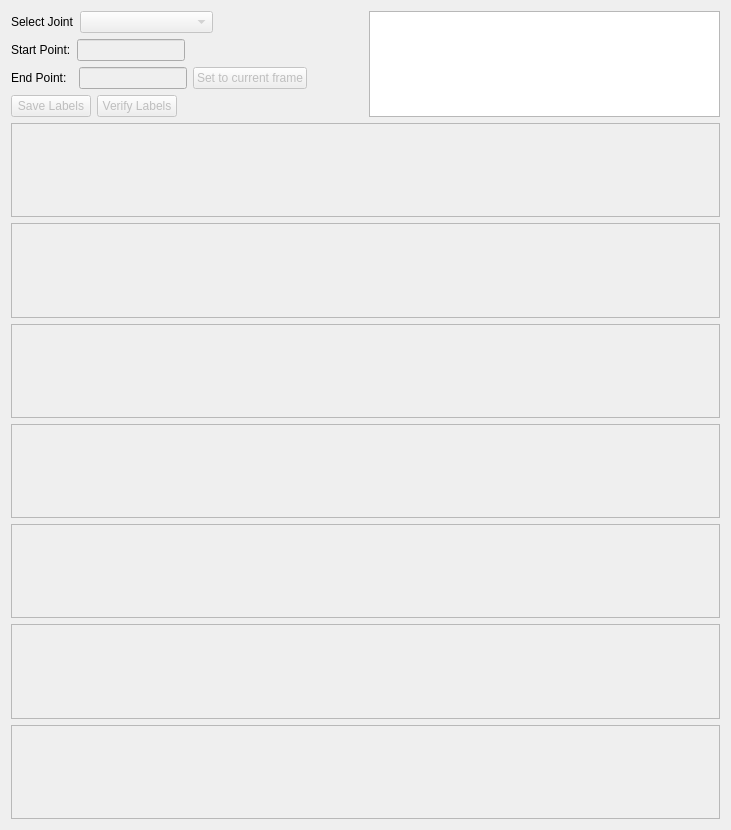
<?xml version="1.0" encoding="UTF-8"?>
<ui version="4.0">
 <class>ManualAnnotationMode</class>
 <widget class="QWidget" name="ManualAnnotationMode">
  <property name="geometry">
   <rect>
    <x>0</x>
    <y>0</y>
    <width>731</width>
    <height>830</height>
   </rect>
  </property>
  <property name="windowTitle">
   <string>Manual Annotation Mode</string>
  </property>
  <layout class="QVBoxLayout" name="verticalLayout">
   <item>
    <layout class="QGridLayout" name="gridLayout">
     <item row="0" column="0">
      <layout class="QHBoxLayout" name="horizontalLayout_3">
       <item>
        <widget class="QLabel" name="selectJointLabel">
         <property name="sizePolicy">
          <sizepolicy hsizetype="Fixed" vsizetype="Preferred">
           <horstretch>0</horstretch>
           <verstretch>0</verstretch>
          </sizepolicy>
         </property>
         <property name="text">
          <string>Select Joint</string>
         </property>
        </widget>
       </item>
       <item>
        <widget class="QComboBox" name="jointSelectionBox">
         <property name="enabled">
          <bool>false</bool>
         </property>
         <property name="sizePolicy">
          <sizepolicy hsizetype="Fixed" vsizetype="Fixed">
           <horstretch>0</horstretch>
           <verstretch>0</verstretch>
          </sizepolicy>
         </property>
         <property name="minimumSize">
          <size>
           <width>133</width>
           <height>0</height>
          </size>
         </property>
        </widget>
       </item>
       <item>
        <spacer name="horizontalSpacer_2">
         <property name="orientation">
          <enum>Qt::Horizontal</enum>
         </property>
         <property name="sizeType">
          <enum>QSizePolicy::MinimumExpanding</enum>
         </property>
         <property name="sizeHint" stdset="0">
          <size>
           <width>40</width>
           <height>20</height>
          </size>
         </property>
        </spacer>
       </item>
      </layout>
     </item>
     <item row="1" column="0">
      <layout class="QHBoxLayout" name="horizontalLayout_4">
       <item>
        <widget class="QLabel" name="startPointLabel">
         <property name="sizePolicy">
          <sizepolicy hsizetype="Fixed" vsizetype="Preferred">
           <horstretch>0</horstretch>
           <verstretch>0</verstretch>
          </sizepolicy>
         </property>
         <property name="text">
          <string>Start Point:</string>
         </property>
        </widget>
       </item>
       <item>
        <widget class="QLineEdit" name="startLineEdit">
         <property name="enabled">
          <bool>false</bool>
         </property>
         <property name="sizePolicy">
          <sizepolicy hsizetype="Fixed" vsizetype="Fixed">
           <horstretch>0</horstretch>
           <verstretch>0</verstretch>
          </sizepolicy>
         </property>
        </widget>
       </item>
       <item>
        <spacer name="horizontalSpacer_3">
         <property name="orientation">
          <enum>Qt::Horizontal</enum>
         </property>
         <property name="sizeType">
          <enum>QSizePolicy::MinimumExpanding</enum>
         </property>
         <property name="sizeHint" stdset="0">
          <size>
           <width>40</width>
           <height>20</height>
          </size>
         </property>
        </spacer>
       </item>
      </layout>
     </item>
     <item row="3" column="0">
      <layout class="QHBoxLayout" name="horizontalLayout_6">
       <item>
        <widget class="QPushButton" name="saveLabelsButton">
         <property name="enabled">
          <bool>false</bool>
         </property>
         <property name="sizePolicy">
          <sizepolicy hsizetype="Fixed" vsizetype="Fixed">
           <horstretch>0</horstretch>
           <verstretch>0</verstretch>
          </sizepolicy>
         </property>
         <property name="text">
          <string>Save Labels</string>
         </property>
        </widget>
       </item>
       <item>
        <widget class="QPushButton" name="verifyLabelsButton">
         <property name="enabled">
          <bool>false</bool>
         </property>
         <property name="sizePolicy">
          <sizepolicy hsizetype="Fixed" vsizetype="Fixed">
           <horstretch>0</horstretch>
           <verstretch>0</verstretch>
          </sizepolicy>
         </property>
         <property name="text">
          <string>Verify Labels</string>
         </property>
        </widget>
       </item>
       <item>
        <spacer name="horizontalSpacer_6">
         <property name="orientation">
          <enum>Qt::Horizontal</enum>
         </property>
         <property name="sizeType">
          <enum>QSizePolicy::MinimumExpanding</enum>
         </property>
         <property name="sizeHint" stdset="0">
          <size>
           <width>40</width>
           <height>20</height>
          </size>
         </property>
        </spacer>
       </item>
      </layout>
     </item>
     <item row="2" column="0">
      <layout class="QHBoxLayout" name="horizontalLayout_5">
       <item>
        <widget class="QLabel" name="endPointLabel">
         <property name="sizePolicy">
          <sizepolicy hsizetype="Fixed" vsizetype="Preferred">
           <horstretch>0</horstretch>
           <verstretch>0</verstretch>
          </sizepolicy>
         </property>
         <property name="text">
          <string>End Point:  </string>
         </property>
        </widget>
       </item>
       <item>
        <widget class="QLineEdit" name="endLineEdit">
         <property name="enabled">
          <bool>false</bool>
         </property>
         <property name="sizePolicy">
          <sizepolicy hsizetype="Fixed" vsizetype="Fixed">
           <horstretch>0</horstretch>
           <verstretch>0</verstretch>
          </sizepolicy>
         </property>
        </widget>
       </item>
       <item>
        <widget class="QPushButton" name="setCurrentFrameButton">
         <property name="enabled">
          <bool>false</bool>
         </property>
         <property name="text">
          <string>Set to current frame</string>
         </property>
        </widget>
       </item>
       <item>
        <spacer name="horizontalSpacer_4">
         <property name="orientation">
          <enum>Qt::Horizontal</enum>
         </property>
         <property name="sizeType">
          <enum>QSizePolicy::MinimumExpanding</enum>
         </property>
         <property name="sizeHint" stdset="0">
          <size>
           <width>5</width>
           <height>20</height>
          </size>
         </property>
        </spacer>
       </item>
      </layout>
     </item>
     <item row="0" column="1" rowspan="4">
      <widget class="QTextEdit" name="ma_statusWindow">
       <property name="enabled">
        <bool>true</bool>
       </property>
       <property name="sizePolicy">
        <sizepolicy hsizetype="Expanding" vsizetype="Expanding">
         <horstretch>0</horstretch>
         <verstretch>0</verstretch>
        </sizepolicy>
       </property>
       <property name="undoRedoEnabled">
        <bool>false</bool>
       </property>
       <property name="readOnly">
        <bool>true</bool>
       </property>
       <property name="acceptRichText">
        <bool>true</bool>
       </property>
       <property name="textInteractionFlags">
        <set>Qt::NoTextInteraction</set>
       </property>
      </widget>
     </item>
    </layout>
   </item>
   <item>
    <widget class="PlotWidget" name="classGraph">
     <property name="enabled">
      <bool>false</bool>
     </property>
     <property name="minimumSize">
      <size>
       <width>600</width>
       <height>80</height>
      </size>
     </property>
     <property name="maximumSize">
      <size>
       <width>16777215</width>
       <height>16777215</height>
      </size>
     </property>
    </widget>
   </item>
   <item>
    <widget class="PlotWidget" name="jointGraphRX">
     <property name="enabled">
      <bool>false</bool>
     </property>
     <property name="minimumSize">
      <size>
       <width>0</width>
       <height>80</height>
      </size>
     </property>
     <property name="maximumSize">
      <size>
       <width>16777215</width>
       <height>16777215</height>
      </size>
     </property>
    </widget>
   </item>
   <item>
    <widget class="PlotWidget" name="jointGraphRY">
     <property name="enabled">
      <bool>false</bool>
     </property>
     <property name="minimumSize">
      <size>
       <width>0</width>
       <height>80</height>
      </size>
     </property>
     <property name="maximumSize">
      <size>
       <width>16777215</width>
       <height>16777215</height>
      </size>
     </property>
    </widget>
   </item>
   <item>
    <widget class="PlotWidget" name="jointGraphRZ">
     <property name="enabled">
      <bool>false</bool>
     </property>
     <property name="minimumSize">
      <size>
       <width>0</width>
       <height>80</height>
      </size>
     </property>
     <property name="maximumSize">
      <size>
       <width>16777215</width>
       <height>16777215</height>
      </size>
     </property>
    </widget>
   </item>
   <item>
    <widget class="PlotWidget" name="jointGraphTX">
     <property name="enabled">
      <bool>false</bool>
     </property>
     <property name="minimumSize">
      <size>
       <width>0</width>
       <height>80</height>
      </size>
     </property>
     <property name="maximumSize">
      <size>
       <width>16777215</width>
       <height>16777215</height>
      </size>
     </property>
    </widget>
   </item>
   <item>
    <widget class="PlotWidget" name="jointGraphTY">
     <property name="enabled">
      <bool>false</bool>
     </property>
     <property name="minimumSize">
      <size>
       <width>0</width>
       <height>80</height>
      </size>
     </property>
     <property name="maximumSize">
      <size>
       <width>16777215</width>
       <height>16777215</height>
      </size>
     </property>
    </widget>
   </item>
   <item>
    <widget class="PlotWidget" name="jointGraphTZ">
     <property name="enabled">
      <bool>false</bool>
     </property>
     <property name="minimumSize">
      <size>
       <width>0</width>
       <height>80</height>
      </size>
     </property>
     <property name="maximumSize">
      <size>
       <width>16777215</width>
       <height>16777215</height>
      </size>
     </property>
    </widget>
   </item>
  </layout>
 </widget>
 <customwidgets>
  <customwidget>
   <class>PlotWidget</class>
   <extends>QGraphicsView</extends>
   <header>pyqtgraph</header>
   <slots>
    <slot>changeGraph()</slot>
   </slots>
  </customwidget>
 </customwidgets>
 <resources/>
 <connections/>
</ui>
